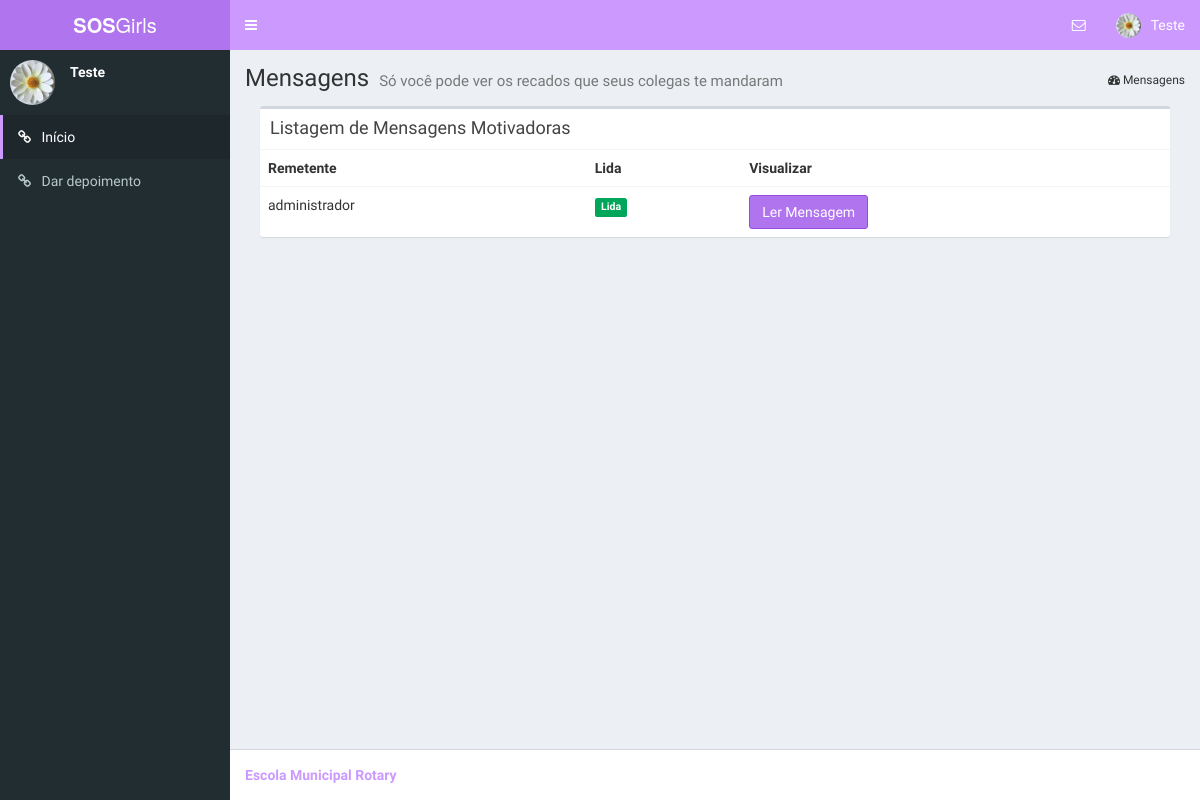
Page /mensagens/ (signed in) on the earlier database version.
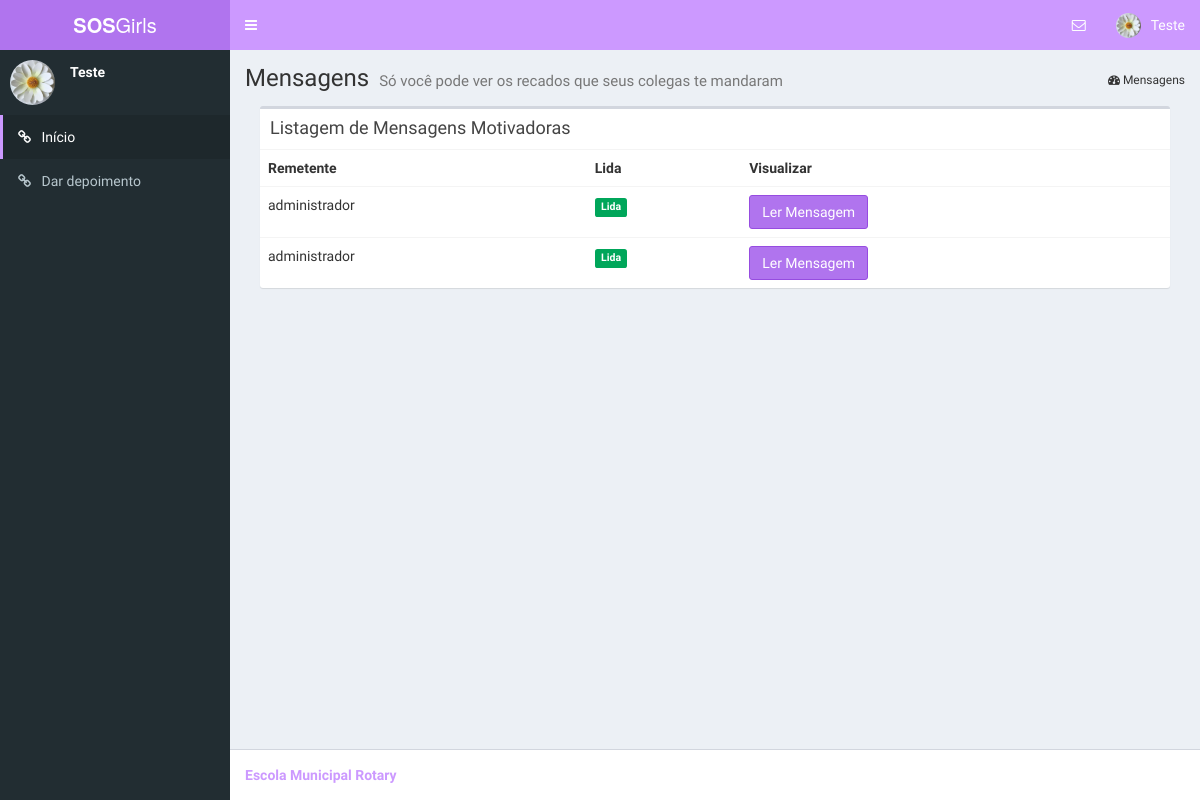
Same page on the later database version.
### comum/models.py (models this page shows)
class Mensagem(models.Model):
    conteudo = models.CharField(max_length=500)
    autor = models.ForeignKey(User, related_name="mensagens")
    destinatario = models.ForeignKey(User, related_name="destinos")
    lida = models.BooleanField(default=False)

### comum/views.py (the view)
# urls.py: url(r'^mensagens/$', views.ver_mensagens, name='mensagens'),
def ver_mensagens(request):
    registros = Mensagem.objects.filter(destinatario=request.user).order_by("-id")
    mensagens = paginar_registros(request, registros, 15)
    return render(request, 'ver_mensagens.html', {"mensagens":mensagens})

### comum/views.py (called while the page is built)
def paginar_registros(request, registros, qtd_por_pagina):
    paginator = Paginator(registros, qtd_por_pagina)
    page = request.GET.get('page')
    try:
        return paginator.page(page)
    except PageNotAnInteger:
        return paginator.page(1)
    except EmptyPage:
        return paginator.page(paginator.num_pages)

### comum/templates/ver_mensagens.html (shortened to what this page needs)
{% extends "base.html" %}
{% load staticfiles %}
{% load bootstrap_pagination %}
{% load comum_extras %}
{% block index %} active {% endblock %}
{% block breadcrumb %}
<section class="content-header">
    <h1>
        Mensagens
        <small>Só você pode ver os recados que seus colegas te mandaram</small>
    </h1>
    <ol class="breadcrumb">
        <li><i class="fa fa-dashboard"></i> Mensagens</li>
    </ol>
</section>
{% endblock %}
{% block content %}
<section class="content">
  <div class="col-xs-12">
          <div class="box">
              <div class="box-header">
                  <h3 class="box-title">Listagem de Mensagens Motivadoras</h3>
              </div>
              <div class="box-body table-responsive no-padding">
                  <table class="table table-hover">
                      <tr>
                          <th>Remetente</th>
                          <th>Lida</th>
                          <th>Visualizar</th>
                      </tr>
                      {% for msg in mensagens %}
                      <tr>
                          <td>{{ msg.autor }}</td>
                          {% if msg.lida %}
                          <td>  <span class="label label-success">Lida</span> </td>
                          {% else %}
                          <td>  <span class="label label-danger">Não Lida</span> </td>
                          {% endif %}
                          <td>  <a href="#" class="btn btn-small btn-info ler" data-id="{{msg.id}}" >Ler Mensagem</a> </td>
                      </tr>
                      {% endfor %}
                  </table>
              </div>
          </div>
      </div>
    <nav aria-label="Page navigation">
  </nav>
</section>
{% endblock %}

Differences in the rows shown:
added Mensagem: autor "administrador", lida "Lida"
